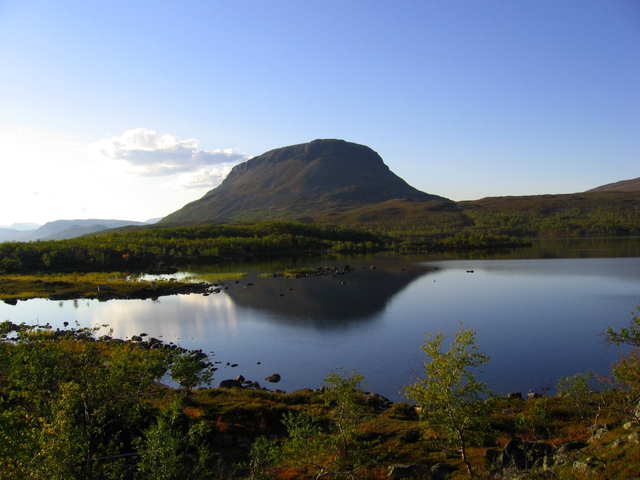
#> input picture A01/input/image1.png, 640 x 480 px
$ python program.py
#> lines starting #> are read from the running program, lines starting #| are printed output that depends on the picture; after the words box and inside, x2 and y2 are one past the last pixel; in counts of white or black regions, pixels touching at a corner belong together
import numpy as math
import cv2

#rgb, bgr

def greyscale(img):
    newimg = 0.2*img[:,:,2]+0.7*img[:,:,1]+0.1*img[:,:,0]
    newimg = math.uint8(newimg)
    return newimg

def blackWhite(img, threshold=128):
    newimg=img*1
    newimg[newimg<=128] = 0
    newimg[newimg>128] = 255
    return newimg

def desaturate(img,percent=.5):
    newimg = img*1
    greyimg = greyscale(img)
    newimg[:,:,0] = newimg[:,:,0]*(1-percent)+greyimg[:,:]*percent
    newimg[:,:,1] = newimg[:,:,1]*(1-percent)+greyimg[:,:]*percent
    newimg[:,:,2] = newimg[:,:,2]*(1-percent)+greyimg[:,:]*percent
    newimg = math.uint8(newimg)
    return newimg

def contrast(img,factor=1):
    newimg = img*1
    newimg = math.float16(newimg)
    newimg[:,:,:] = (newimg[:,:,:]-128)*factor+128
    newimg[newimg>255] = 255
    newimg[newimg<0] = 0
    newimg = math.uint8(newimg)
    return newimg

img1ori = cv2.imread("input/image1.png",cv2.IMREAD_COLOR)
#> img1ori is the input picture: shape (480, 640, 3); mean B, G, R 128.7, 117.9, 107.3
img2ori = cv2.imread("input/image2.png",cv2.IMREAD_COLOR)
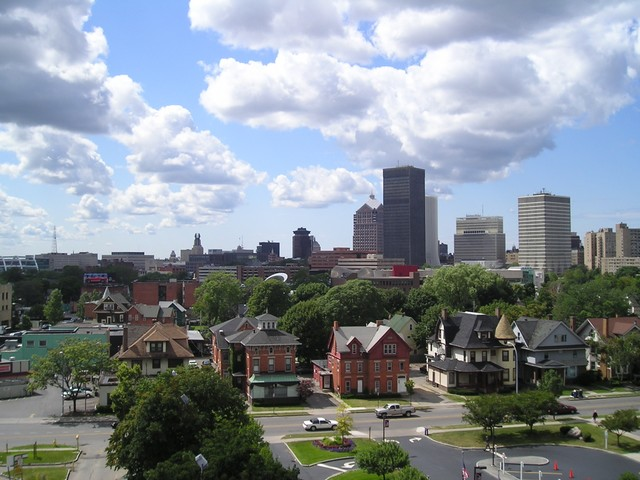
#> input picture A01/input/image2.png, 640 x 480 px
#> img2ori is the input picture: shape (480, 640, 3); mean B, G, R 148.6, 141, 132.5
img3ori = cv2.imread("input/image3.png",cv2.IMREAD_COLOR)
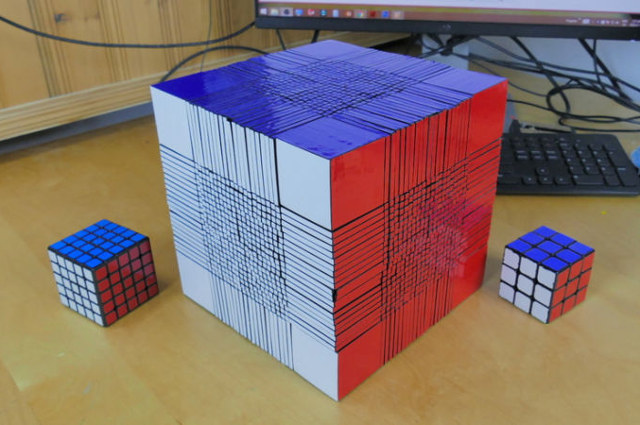
#> input picture A01/input/image3.png, 640 x 425 px
#> img3ori is the input picture: shape (425, 640, 3); mean B, G, R 108.3, 113.6, 134

################### PART 1A ##################

img1 = greyscale(img1ori)
cv2.imwrite("output/pic_1_a.png",img1)

################### PART 1B ##################
img1 = blackWhite(img1)
#> in blackWhite, `newimg[newimg>128] = 255`:
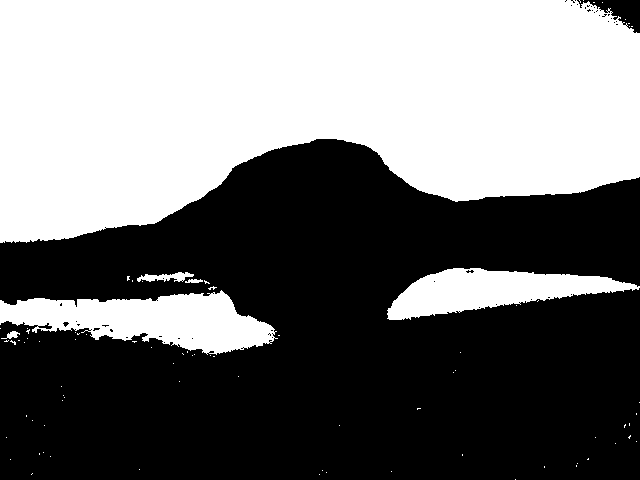
#> newimg: shape (480, 640); 45.6% white; 83 white regions (77 under 20 px), largest, box (x1, y1, x2, y2) and area: (0, 0, 640, 243) 122247, (0, 290, 278, 355) 10166, (387, 268, 640, 320) 7004, (137, 272, 194, 282) 312, (1, 331, 20, 339) 71, (185, 279, 203, 283) 52
cv2.imwrite("output/pic_1_b.png",img1)

################### PART 1C ##################

for i in range(0,11):
    img1 = img1ori*1
    img1 = desaturate(img1,i/10)
    cv2.imwrite("output/pic_1_c_"+str(i)+".png",img1)

################### PART 1D ##################

for i in range(5,16):
    img1 = img1ori*1
    img1 = contrast(img1,i/10)
    cv2.imwrite("output/pic_1_d_"+str(i-5)+".png",img1)


################### PART 2A ##################

img2 = img2ori*1
y,x = img2.shape[:2]
#> y = 480; x = 640

matrix = math.array([[-1,0,x],[0,1,0],[0,0,1]],math.float32)
#> matrix = [[-1, 0, 640], [0, 1, 0], [0, 0, 1]]

img2 = cv2.warpPerspective(img2,matrix,(x,y))
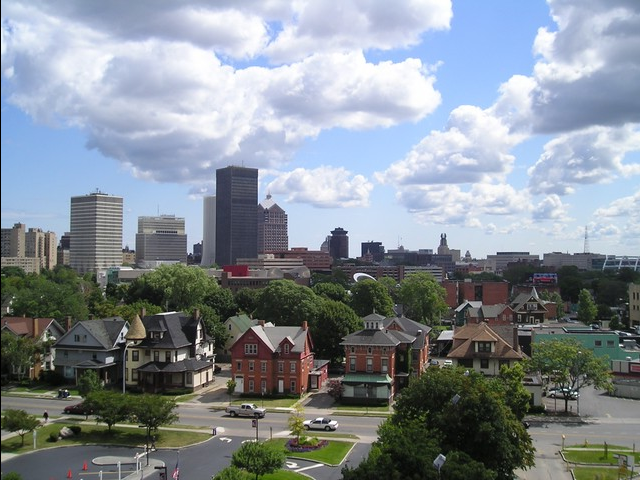
#> img2: shape (480, 640, 3); mean B, G, R 148.3, 140.8, 132.3

cv2.imwrite("output/pic_2_a.png",img2)

################### PART 2B ##################

theta = -30/180*math.pi
costheta = math.cos(theta)
sintheta = math.sin(theta)

img2 = img2ori*1
y,x = img2.shape[:2]

matrix1 = math.array([[1,0,-x],[0,1,-y],[0,0,1]],math.float32)
#> matrix1 = [[1, 0, -640], [0, 1, -480], [0, 0, 1]]
matrix2 = math.array([[costheta,sintheta,0],[-sintheta,costheta,0],[0,0,1]],math.float32)
matrix3 = math.array([[1,0,x],[0,1,y],[0,0,1]],math.float32)

M = matrix3.dot(matrix2).dot(matrix1)

img2 = cv2.warpPerspective(img2,M,(x,y))
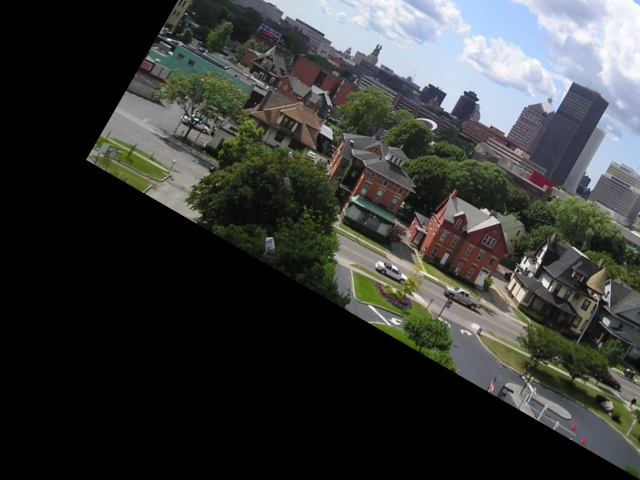
#> img2: shape (480, 640, 3); mean B, G, R 56.2, 58.1, 56.1

cv2.imwrite("output/pic_2_b.png",img2)


################### PART 2C ##################

img1 = img1ori*1
img2 = img2ori*1
img3 = img3ori*1

y,x = img1.shape[:2]
ptsimg1 = math.float32([[0,0],[x,0],[x,y],[0,y]])

y,x = img2.shape[:2]
ptsimg2 = math.float32([[0,0],[x,0],[x,y],[0,y]])

pts1 = math.float32([[150,87],[330,160],[338,402],[182,293]])
pts2 = math.float32([[330,160],[510,78],[482,287],[338,402]])

squarepts = math.float32([[0,0],[300,0],[300,300],[0,300]])


y,x = img3.shape[:2]

Mtrans1 = cv2.getPerspectiveTransform(ptsimg1,pts1)
#> Mtrans1 = [[0.166, 0.129, 150], [0.0583, 0.53, 87], [-0.000349, 0.000344, 1]]
Mtrans2 = cv2.getPerspectiveTransform(ptsimg2,pts2)
#> Mtrans2 = [[0.545, 0.238, 330], [-0.0878, 0.767, 160], [0.000517, 0.000655, 1]]

img1trans = cv2.warpPerspective(img1,Mtrans1,(x,y))
img2trans = cv2.warpPerspective(img2,Mtrans2,(x,y))

img3 = img3ori*1
newimg = img3
trans = img1trans+img2trans

mask = trans[:,:,:] !=0
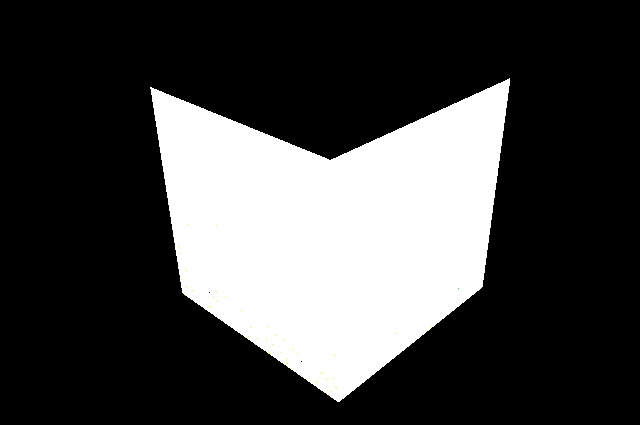
#> mask: shape (425, 640, 3) bool; mean B, G, R 0.263, 0.263, 0.263
newimg[mask] = trans[mask]
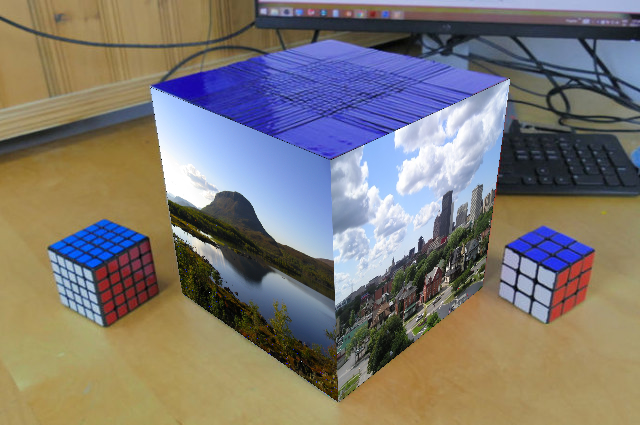
#> newimg: shape (425, 640, 3); mean B, G, R 115.5, 121.2, 126.8

cv2.imwrite("output/transformed_perspective.png",trans)
cv2.imwrite("output/pic_2_c.png",newimg)

cv2.waitKey(0)
cv2.destroyAllWindows()
